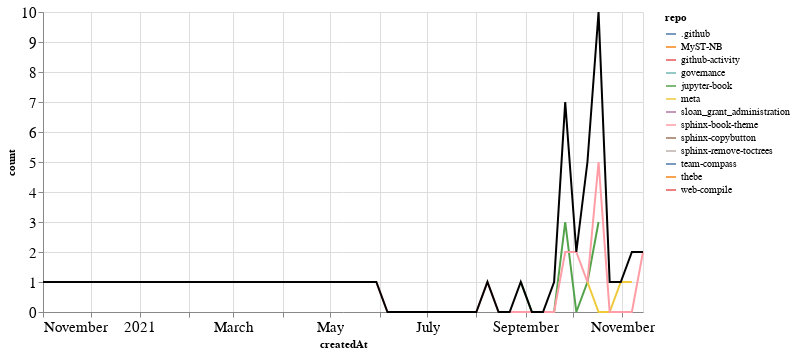

The cell this chart's notebook holds for it:
### Markdown cell above
### PRs

### Code cell
prs_time = prs.groupby('repo').resample('W', on='createdAt').count()['author'].reset_index()
prs_time = prs_time.rename(columns={'author': 'count'})
prs_time_total = prs_time.groupby('createdAt').agg({"count": "sum"}).reset_index()

ch1 = alt.Chart(prs_time, width=600).mark_line().encode(
    x='createdAt',
    y='count',
    color='repo',
    tooltip="repo"
)

ch2 = alt.Chart(prs_time_total, width=600).mark_line(color="black").encode(
    x='createdAt',
    y='count',
)

ch1 + ch2

### Figure 1 — Vega-Lite specification as saved in the notebook (floating-point values rounded to 4 significant figures)
{"config": {"axisLeft": {"labelFontSize": 15}, "axisBottom": {"labelFontSize": 15}}, "layer": [{"data": {"name": "data-203a28aeb7483e4de86d40c631b1cdf0"}, "mark": "line", "encoding": {"color": {"type": "nominal", "field": "repo"}, "tooltip": {"type": "nominal", "field": "repo"}, "x": {"type": "temporal", "field": "createdAt"}, "y": {"type": "quantitative", "field": "count"}}, "width": 600}, {"data": {"name": "data-3fb3d911c2df3693bae2642269c87531"}, "mark": {"type": "line", "color": "black"}, "encoding": {"x": {"type": "temporal", "field": "createdAt"}, "y": {"type": "quantitative", "field": "count"}}, "width": 600}], "$schema": "https://vega.github.io/schema/vega-lite/v4.8.1.json", "datasets": {"data-203a28aeb7483e4de86d40c631b1cdf0": [{"repo": ".github", "createdAt": "2021-11-07T00:00:00", "count": 1}, {"repo": "MyST-NB", "createdAt": "2021-10-10T00:00:00", "count": 1}, {"repo": "github-activity", "createdAt": "2021-04-04T00:00:00", "count": 1}, {"repo": "governance", "createdAt": "2021-09-19T00:00:00", "count": 1}, {"repo": "jupyter-book", "createdAt": "2021-08-29T00:00:00", "count": 1}, {"repo": "jupyter-book", "createdAt": "2021-09-05T00:00:00", "count": 0}, {"repo": "jupyter-book", "createdAt": "2021-09-12T00:00:00", "count": 0}, {"repo": "jupyter-book", "createdAt": "2021-09-19T00:00:00", "count": 0}, {"repo": "jupyter-book", "createdAt": "2021-09-26T00:00:00", "count": 3}, {"repo": "jupyter-book", "createdAt": "2021-10-03T00:00:00", "count": 0}, {"repo": "jupyter-book", "createdAt": "2021-10-10T00:00:00", "count": 1}, {"repo": "jupyter-book", "createdAt": "2021-10-17T00:00:00", "count": 3}, {"repo": "meta", "createdAt": "2021-10-10T00:00:00", "count": 1}, {"repo": "meta", "createdAt": "2021-10-17T00:00:00", "count": 0}, {"repo": "meta", "createdAt": "2021-10-24T00:00:00", "count": 0}, {"repo": "meta", "createdAt": "2021-10-31T00:00:00", "count": 1}, {"repo": "meta", "createdAt": "2021-11-07T00:00:00", "count": 1}, {"repo": "sloan_grant_administration", "createdAt": "2021-10-10T00:00:00", "count": 1}, {"repo": "sphinx-book-theme", "createdAt": "2021-05-30T00:00:00", "count": 1}, {"repo": "sphinx-book-theme", "createdAt": "2021-06-06T00:00:00", "count": 0}, {"repo": "sphinx-book-theme", "createdAt": "2021-06-13T00:00:00", "count": 0}, {"repo": "sphinx-book-theme", "createdAt": "2021-06-20T00:00:00", "count": 0}, {"repo": "sphinx-book-theme", "createdAt": "2021-06-27T00:00:00", "count": 0}, {"repo": "sphinx-book-theme", "createdAt": "2021-07-04T00:00:00", "count": 0}, {"repo": "sphinx-book-theme", "createdAt": "2021-07-11T00:00:00", "count": 0}, {"repo": "sphinx-book-theme", "createdAt": "2021-07-18T00:00:00", "count": 0}, {"repo": "sphinx-book-theme", "createdAt": "2021-07-25T00:00:00", "count": 0}, {"repo": "sphinx-book-theme", "createdAt": "2021-08-01T00:00:00", "count": 0}, {"repo": "sphinx-book-theme", "createdAt": "2021-08-08T00:00:00", "count": 1}, {"repo": "sphinx-book-theme", "createdAt": "2021-08-15T00:00:00", "count": 0}, {"repo": "sphinx-book-theme", "createdAt": "2021-08-22T00:00:00", "count": 0}, {"repo": "sphinx-book-theme", "createdAt": "2021-08-29T00:00:00", "count": 0}, {"repo": "sphinx-book-theme", "createdAt": "2021-09-05T00:00:00", "count": 0}, {"repo": "sphinx-book-theme", "createdAt": "2021-09-12T00:00:00", "count": 0}, {"repo": "sphinx-book-theme", "createdAt": "2021-09-19T00:00:00", "count": 0}, {"repo": "sphinx-book-theme", "createdAt": "2021-09-26T00:00:00", "count": 2}, {"repo": "sphinx-book-theme", "createdAt": "2021-10-03T00:00:00", "count": 2}, {"repo": "sphinx-book-theme", "createdAt": "2021-10-10T00:00:00", "count": 1}, {"repo": "sphinx-book-theme", "createdAt": "2021-10-17T00:00:00", "count": 5}, {"repo": "sphinx-book-theme", "createdAt": "2021-10-24T00:00:00", "count": 0}, {"repo": "sphinx-book-theme", "createdAt": "2021-10-31T00:00:00", "count": 0}, {"repo": "sphinx-book-theme", "createdAt": "2021-11-07T00:00:00", "count": 0}, {"repo": "sphinx-book-theme", "createdAt": "2021-11-14T00:00:00", "count": 2}, {"repo": "sphinx-copybutton", "createdAt": "2021-10-17T00:00:00", "count": 2}, {"repo": "sphinx-remove-toctrees", "createdAt": "2021-10-24T00:00:00", "count": 1}, {"repo": "team-compass", "createdAt": "2021-09-26T00:00:00", "count": 1}, {"repo": "thebe", "createdAt": "2020-11-01T00:00:00", "count": 1}, {"repo": "web-compile", "createdAt": "2021-09-26T00:00:00", "count": 1}], "data-3fb3d911c2df3693bae2642269c87531": [{"createdAt": "2020-11-01T00:00:00", "count": 1}, {"createdAt": "2021-04-04T00:00:00", "count": 1}, {"createdAt": "2021-05-30T00:00:00", "count": 1}, {"createdAt": "2021-06-06T00:00:00", "count": 0}, {"createdAt": "2021-06-13T00:00:00", "count": 0}, {"createdAt": "2021-06-20T00:00:00", "count": 0}, {"createdAt": "2021-06-27T00:00:00", "count": 0}, {"createdAt": "2021-07-04T00:00:00", "count": 0}, {"createdAt": "2021-07-11T00:00:00", "count": 0}, {"createdAt": "2021-07-18T00:00:00", "count": 0}, {"createdAt": "2021-07-25T00:00:00", "count": 0}, {"createdAt": "2021-08-01T00:00:00", "count": 0}, {"createdAt": "2021-08-08T00:00:00", "count": 1}, {"createdAt": "2021-08-15T00:00:00", "count": 0}, {"createdAt": "2021-08-22T00:00:00", "count": 0}, {"createdAt": "2021-08-29T00:00:00", "count": 1}, {"createdAt": "2021-09-05T00:00:00", "count": 0}, {"createdAt": "2021-09-12T00:00:00", "count": 0}, {"createdAt": "2021-09-19T00:00:00", "count": 1}, {"createdAt": "2021-09-26T00:00:00", "count": 7}, {"createdAt": "2021-10-03T00:00:00", "count": 2}, {"createdAt": "2021-10-10T00:00:00", "count": 5}, {"createdAt": "2021-10-17T00:00:00", "count": 10}, {"createdAt": "2021-10-24T00:00:00", "count": 1}, {"createdAt": "2021-10-31T00:00:00", "count": 1}, {"createdAt": "2021-11-07T00:00:00", "count": 2}, {"createdAt": "2021-11-14T00:00:00", "count": 2}]}}
